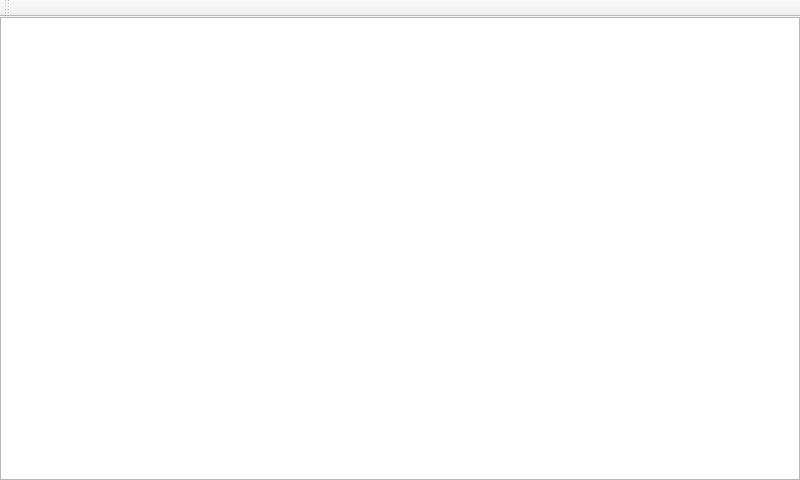
<?xml version="1.0" encoding="UTF-8"?>
<ui version="4.0">
 <class>winFeedList</class>
 <widget class="QMainWindow" name="winFeedList">
  <property name="geometry">
   <rect>
    <x>0</x>
    <y>0</y>
    <width>800</width>
    <height>480</height>
   </rect>
  </property>
  <property name="windowTitle">
   <string>MainWindow</string>
  </property>
  <widget class="QWidget" name="centralWidget">
   <layout class="QVBoxLayout" name="verticalLayout">
    <property name="spacing">
     <number>0</number>
    </property>
    <property name="margin">
     <number>0</number>
    </property>
    <item>
     <widget class="QLabel" name="bannerTop">
      <property name="sizePolicy">
       <sizepolicy hsizetype="Expanding" vsizetype="Preferred">
        <horstretch>0</horstretch>
        <verstretch>0</verstretch>
       </sizepolicy>
      </property>
      <property name="maximumSize">
       <size>
        <width>16777215</width>
        <height>0</height>
       </size>
      </property>
      <property name="text">
       <string></string>
      </property>
      <property name="alignment">
       <set>Qt::AlignBottom|Qt::AlignHCenter</set>
      </property>
      <property name="wordWrap">
       <bool>true</bool>
      </property>
     </widget>
    </item>
    <item>
     <widget class="QListView" name="listFeedList">
      <property name="horizontalScrollBarPolicy">
       <enum>Qt::ScrollBarAlwaysOff</enum>
      </property>
      <property name="editTriggers">
       <set>QAbstractItemView::NoEditTriggers</set>
      </property>
      <property name="showDropIndicator" stdset="0">
       <bool>false</bool>
      </property>
      <property name="uniformItemSizes">
       <bool>true</bool>
      </property>
      <property name="wordWrap">
       <bool>true</bool>
      </property>
     </widget>
    </item>
    <item>
     <widget class="QLabel" name="bannerBottom">
      <property name="sizePolicy">
       <sizepolicy hsizetype="Expanding" vsizetype="Maximum">
        <horstretch>0</horstretch>
        <verstretch>0</verstretch>
       </sizepolicy>
      </property>
      <property name="maximumSize">
       <size>
        <width>16777215</width>
        <height>0</height>
       </size>
      </property>
      <property name="text">
       <string></string>
      </property>
      <property name="alignment">
       <set>Qt::AlignTop|Qt::AlignHCenter</set>
      </property>
      <property name="wordWrap">
       <bool>true</bool>
      </property>
     </widget>
    </item>
   </layout>
  </widget>
  <widget class="QToolBar" name="toolBar">
   <property name="windowTitle">
    <string>toolBar</string>
   </property>
   <attribute name="toolBarArea">
    <enum>TopToolBarArea</enum>
   </attribute>
   <attribute name="toolBarBreak">
    <bool>false</bool>
   </attribute>
  </widget>
 </widget>
 <resources/>
 <connections/>
</ui>
